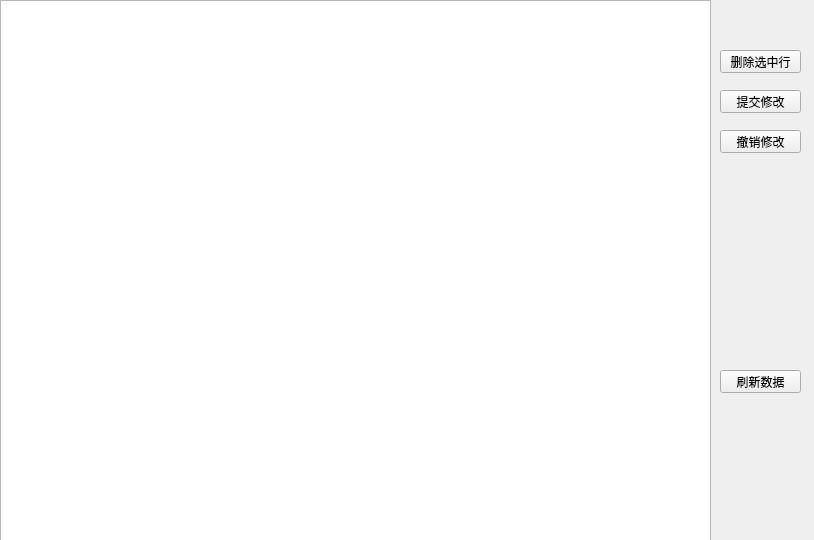
<?xml version="1.0" encoding="UTF-8"?>
<ui version="4.0">
 <class>table</class>
 <widget class="QWidget" name="table">
  <property name="geometry">
   <rect>
    <x>0</x>
    <y>0</y>
    <width>814</width>
    <height>540</height>
   </rect>
  </property>
  <property name="windowTitle">
   <string>Form</string>
  </property>
  <widget class="QTableView" name="tableView">
   <property name="geometry">
    <rect>
     <x>0</x>
     <y>0</y>
     <width>711</width>
     <height>541</height>
    </rect>
   </property>
  </widget>
  <widget class="QPushButton" name="delete_2">
   <property name="geometry">
    <rect>
     <x>720</x>
     <y>50</y>
     <width>81</width>
     <height>23</height>
    </rect>
   </property>
   <property name="text">
    <string>删除选中行</string>
   </property>
  </widget>
  <widget class="QPushButton" name="motify">
   <property name="geometry">
    <rect>
     <x>720</x>
     <y>90</y>
     <width>81</width>
     <height>23</height>
    </rect>
   </property>
   <property name="text">
    <string>提交修改</string>
   </property>
  </widget>
  <widget class="QPushButton" name="revert">
   <property name="geometry">
    <rect>
     <x>720</x>
     <y>130</y>
     <width>81</width>
     <height>23</height>
    </rect>
   </property>
   <property name="text">
    <string>撤销修改</string>
   </property>
  </widget>
  <widget class="QPushButton" name="revert_2">
   <property name="geometry">
    <rect>
     <x>720</x>
     <y>370</y>
     <width>81</width>
     <height>23</height>
    </rect>
   </property>
   <property name="text">
    <string>刷新数据</string>
   </property>
  </widget>
 </widget>
 <resources/>
 <connections/>
</ui>
